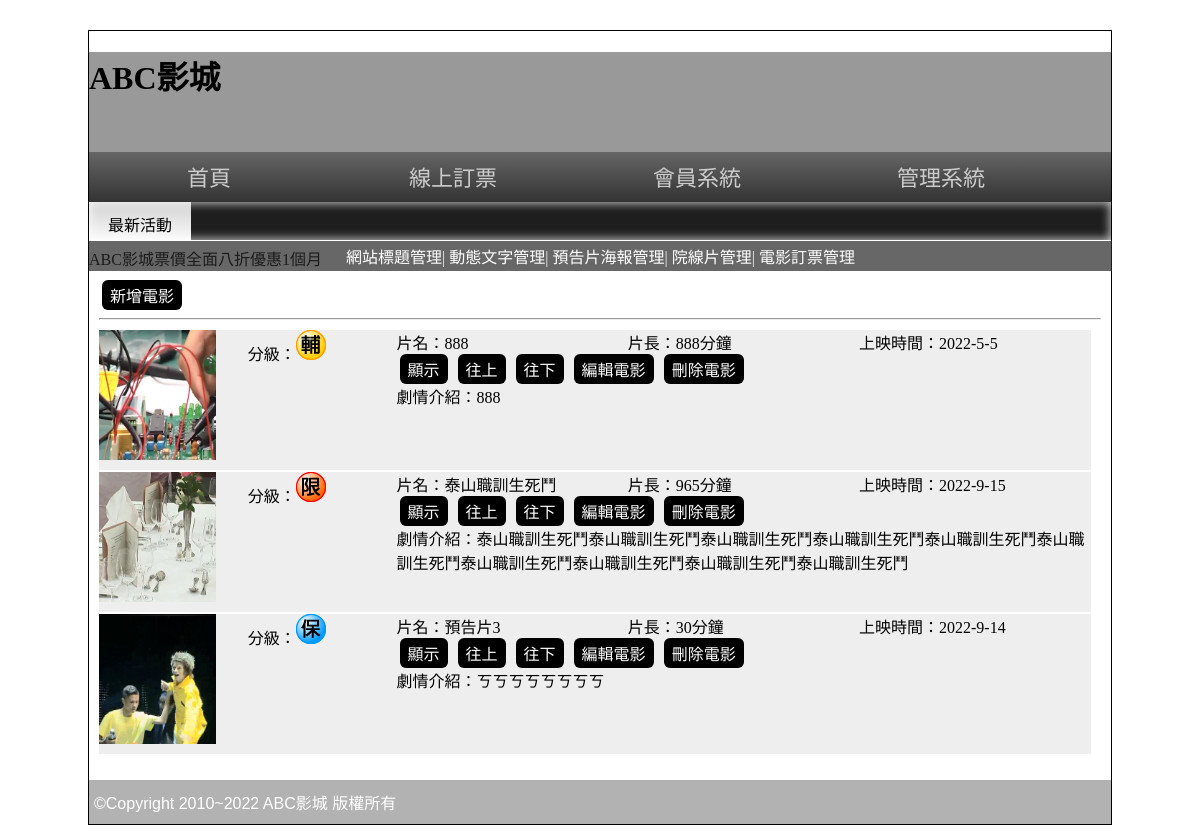
Before: /back.php?do=movie (signed in) with the older database file.
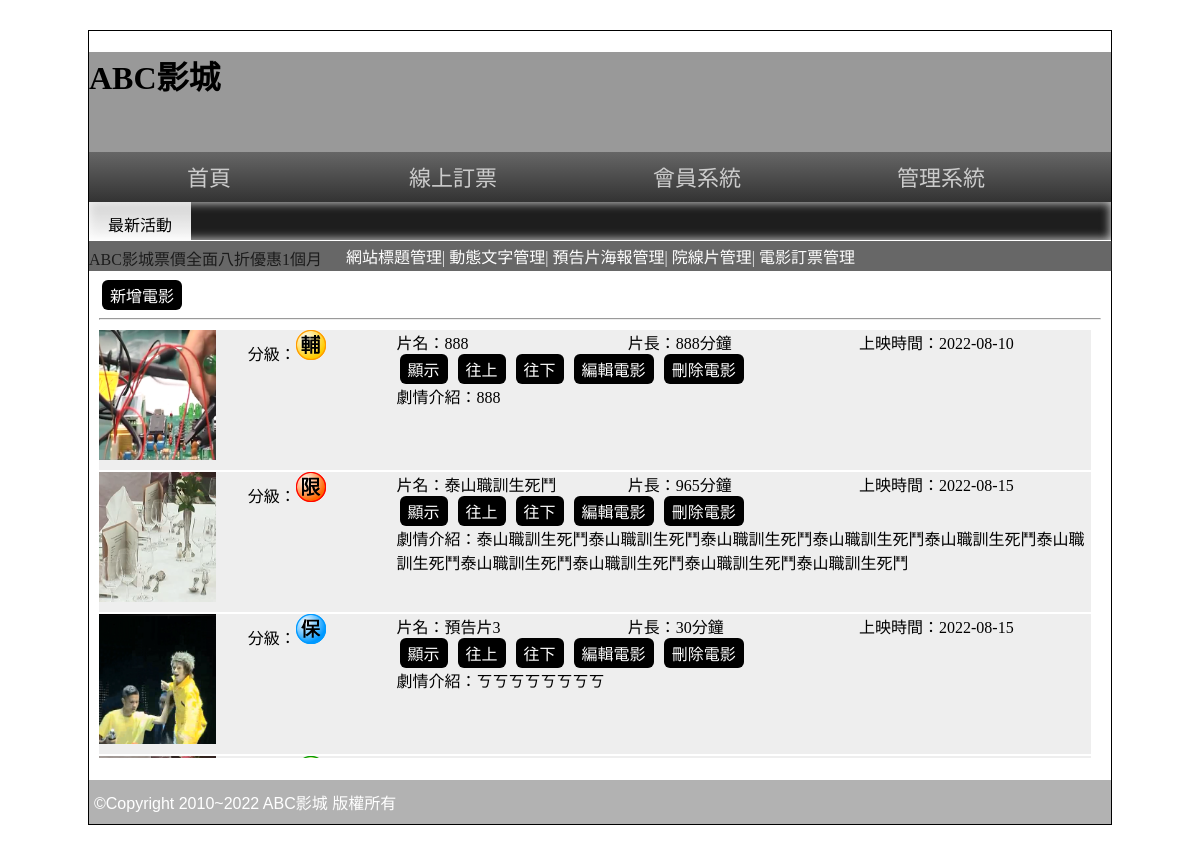
After: the same page with the newer database file.
### tables this page shows
CREATE TABLE `movie` (
  `id` int(11) UNSIGNED NOT NULL,
  `name` varchar(64) NOT NULL,
  `level` varchar(10) NOT NULL,
  `length` int(11) UNSIGNED NOT NULL,
  `ondate` date NOT NULL,
  `publish` text NOT NULL,
  `director` text NOT NULL,
  `trailer` text NOT NULL,
  `poster` text NOT NULL,
  `intro` text NOT NULL,
  `rank` int(11) UNSIGNED NOT NULL,
  `sh` int(1) UNSIGNED NOT NULL
);

### base.php (called while the page is built, shortened)
<?php
class DB{
    protected $table;
    protected $dsn="mysql:host=localhost;charset=utf8;dbname=db24_3";
    protected $pdo;
function __construct($table){
    $this->table=$table;
    $this->pdo=new PDO($this->dsn,'root','');
}
function all(...$arg){
    $sql="SELECT * FROM $this->table ";
    if(isset($arg[0])){
        if(is_array($arg[0])){
            foreach($arg[0] as $key => $val){
                $tmp[]="`$key`='$val'";
            }
            $sql.=" WHERE " . join(" AND ",$tmp);
        }else{
            $sql.= $arg[0];
        }
    }
    return $this->pdo->query($sql)->fetchAll(PDO::FETCH_ASSOC);
}
}
$Movie=new DB('movie');
$Level=[
    '普遍級'=>'03C01.png',
    '輔導級'=>'03C02.png',
    '保護級'=>'03C03.png',
    '限制級'=>'03C04.png'
];
?>

### back/movie.php (the view, shortened to what this page needs)
<button onclick="location.href='?do=add_movie'">新增電影</button>
<hr>
<div style="overflow:scroll;height: 430px;">
<?php
$rows=$Movie->all(" order by rank");
foreach($rows as $key => $row){
    $prev=(isset($rows[$key-1]))?$rows[$key-1]['id']:$row['id'];
    $next=(isset($rows[$key+1]))?$rows[$key+1]['id']:$row['id'];
?>
    <div style="background:#eee;width:99%;height: 140px;margin:2px 0;display:flex">
        <div style="width: 15%;">
            <img src="./upload/<?=$row['poster'];?>" style="height:130px">
        </div>
        <div style="width: 15%;">
            分級：<img src="./icon/<?=$Level[$row['level']];?>">
        </div>
        <div style="width: 70%;">
            <div style="display:flex;">
                <div style="width: 33.3%;">片名：<?=$row['name'];?></div>
                <div style="width: 33.3%;">片長：<?=$row['length'];?>分鐘</div>
                <div style="width: 33.3%;">上映時間：<?=$row['ondate'];?></div>
            </div>
            <div>
                <button onclick="show(<?=$row['id'];?>)"><?=($row['sh']==1)?'顯示':'隱藏';?></button>
                <button onclick="sw('movie',[<?=$row['id'];?>,<?=$prev;?>])">往上</button>
                <button onclick="sw('movie',[<?=$row['id'];?>,<?=$next;?>])">往下</button>
                <button onclick="location.href='?do=edit_movie&id=<?=$row['id'];?>'">編輯電影</button>
                <button onclick="del('movie',<?=$row['id'];?>)">刪除電影</button>
            </div>
            <div>
                劇情介紹：<?=$row['intro'];?>
            </div>
        </div>
    </div>
    <?php
    }
    ?>
</div>

Changed rows visible on the page:
changed movie (number 1 of 4 on the later page): ondate "2022-5-5" → "2022-08-10"
changed movie "泰山職訓生死鬥": ondate "2022-9-15" → "2022-08-15"
changed movie "預告片3": ondate "2022-9-14" → "2022-08-15"
added movie: poster (picture), shows a picture
